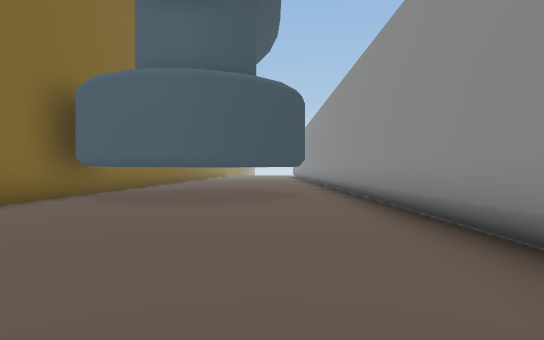
view 1 (above)

12 first-person views from a walk through a Unity game level. The camera is 1.2 m above the floor, looks level and sees 75° across. The floor is counted in squares, 2 m on a side. Each view is taken from the middle of a square. On the plan, view 1 faces up. The plan holds only what a view shows up to about 10 squares ahead; the rest is blank. The place goes on beyond the plan. The player is left out. Some surface patterns are stand-ins.

view 2
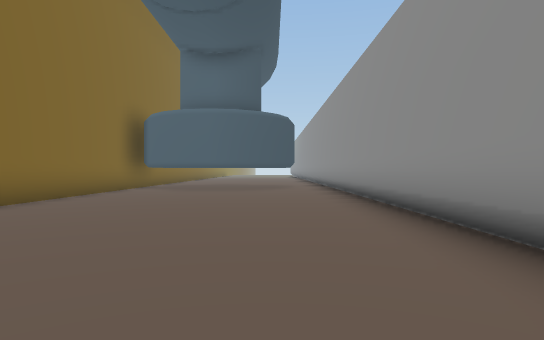

view 3
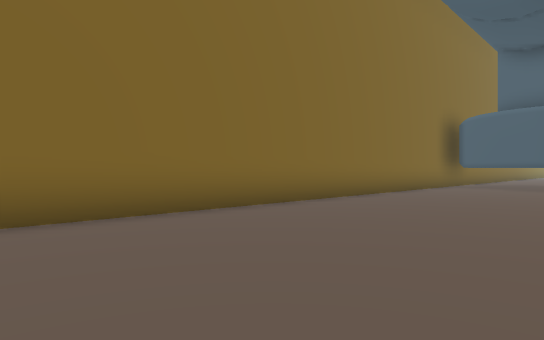

view 4
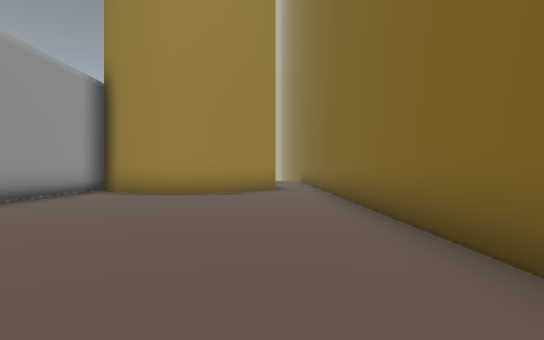

view 5
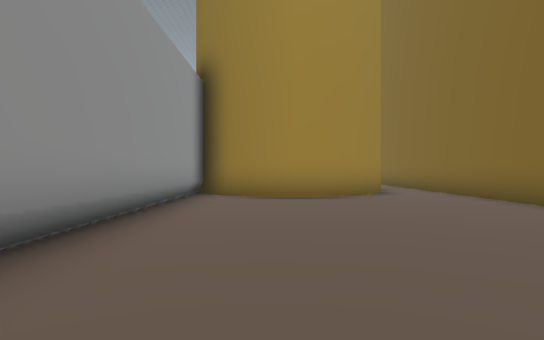

view 6
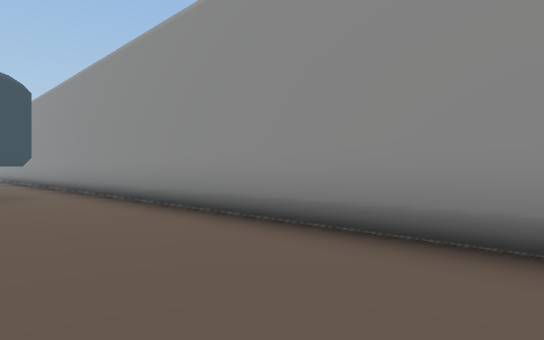

view 7
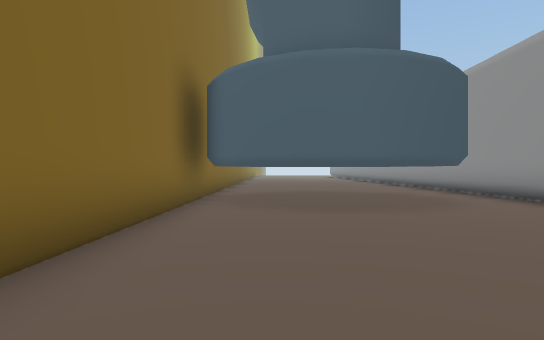

view 8
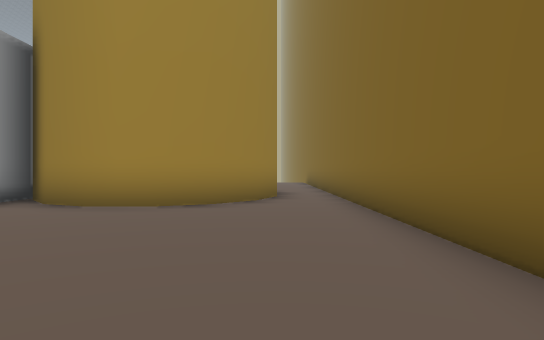

view 9
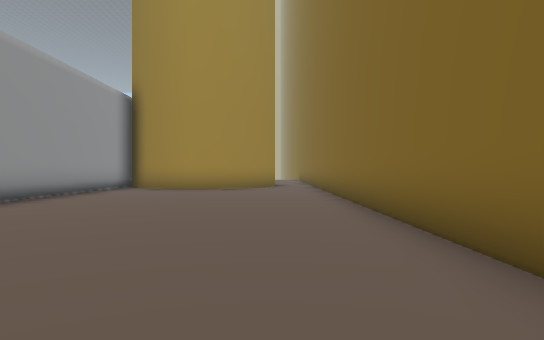

view 10
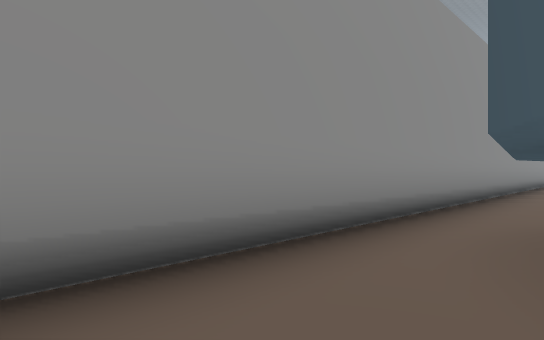

view 11
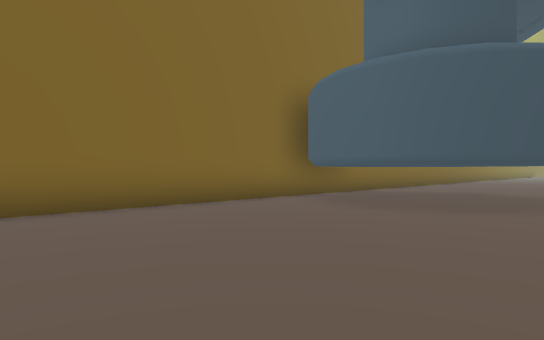

view 12
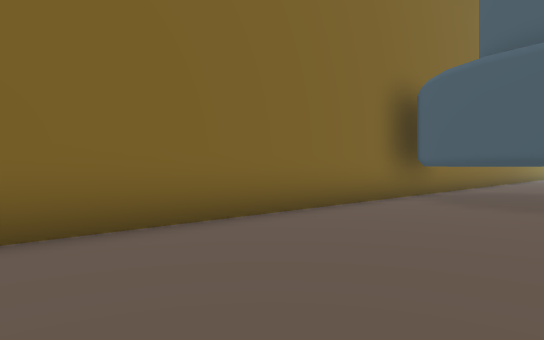

### Floor plan
Key: @ floor where view 1 was taken; # wall or solid block; . floor; T thing the floor can be seen under or through.
Columns run from 5 left of view 1 to 2 right of it. Each row starts with its distance up from view 1.
 12      ..#
 11 #..  ..#
 10 #    #.#
  9 #    T.#
  8 ##   T.#
  7 ##T TT.#
  6 #..TT..#
  5 #......#
  4 #......#
  3 #......#
  2 #......#
  1 #......#
  0 #....@.#
 -1 #......#
 -2 #......#
 -3 #......#
 -4 #......#
 -5 #......#
 -6 #......#
 -7 #......#
 -8 #......#
 -9 #...##.#
-10 #..#####
-11 #.##
-12 #.
-13 #.

Where each view was taken, in squares from view 1:
view 1: 0 up, 0 right, facing up
view 2: 4 down, 0 right, facing up
view 3: 6 down, 0 right, facing up-left
view 4: 0 up, 3 left, facing down
view 5: 1 down, 0 right, facing down
view 6: 1 down, 1 left, facing up-right
view 7: 1 up, 3 left, facing up
view 8: 3 down, 3 left, facing down
view 9: 2 up, 3 left, facing down
view 10: 12 up, 0 right, facing down-right
view 11: 1 up, 1 right, facing up-left
view 12: 0 up, 1 left, facing up-left
